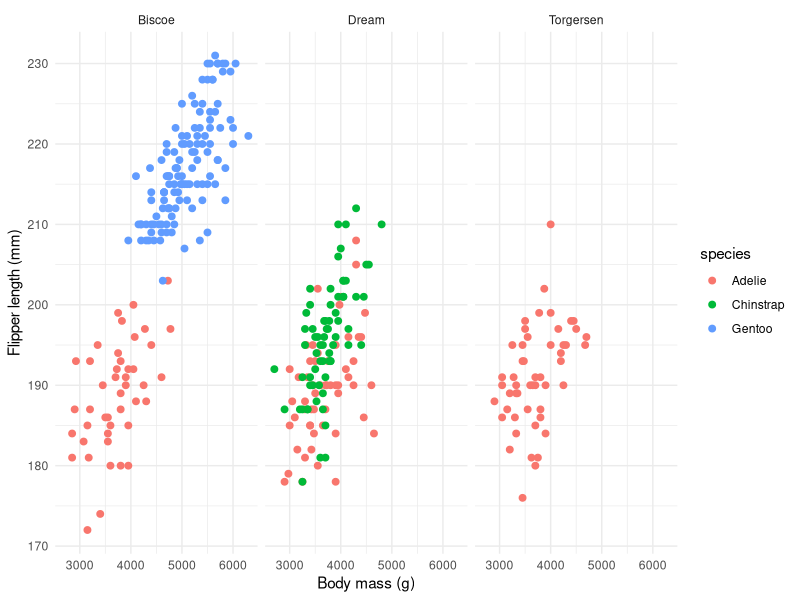

Write the R code that produced this figure.
## ---- chunk 1
knitr::opts_chunk$set(echo = TRUE)
library(tidyverse)
library(palmerpenguins)

## ---- chunk 2
ggplot(data = penguins, aes(x = body_mass_g, y = flipper_length_mm)) +
  geom_point(aes(color = species), size = 2) +
  facet_wrap(~island) +
  theme_minimal() +
  labs(x = "Body mass (g)", y = "Flipper length (mm)",)

#when only "geom_point()" is used/not separated by species variable: This looks like there is a positive linear relationship between body mass and flipper length across all three penguin species. Aes used specifically for graphing variables based on aesthetics. Not referring to a variable, like size of dots -- outside of "aes()"  

#"~" in facet_Wrap() means as a function of 

